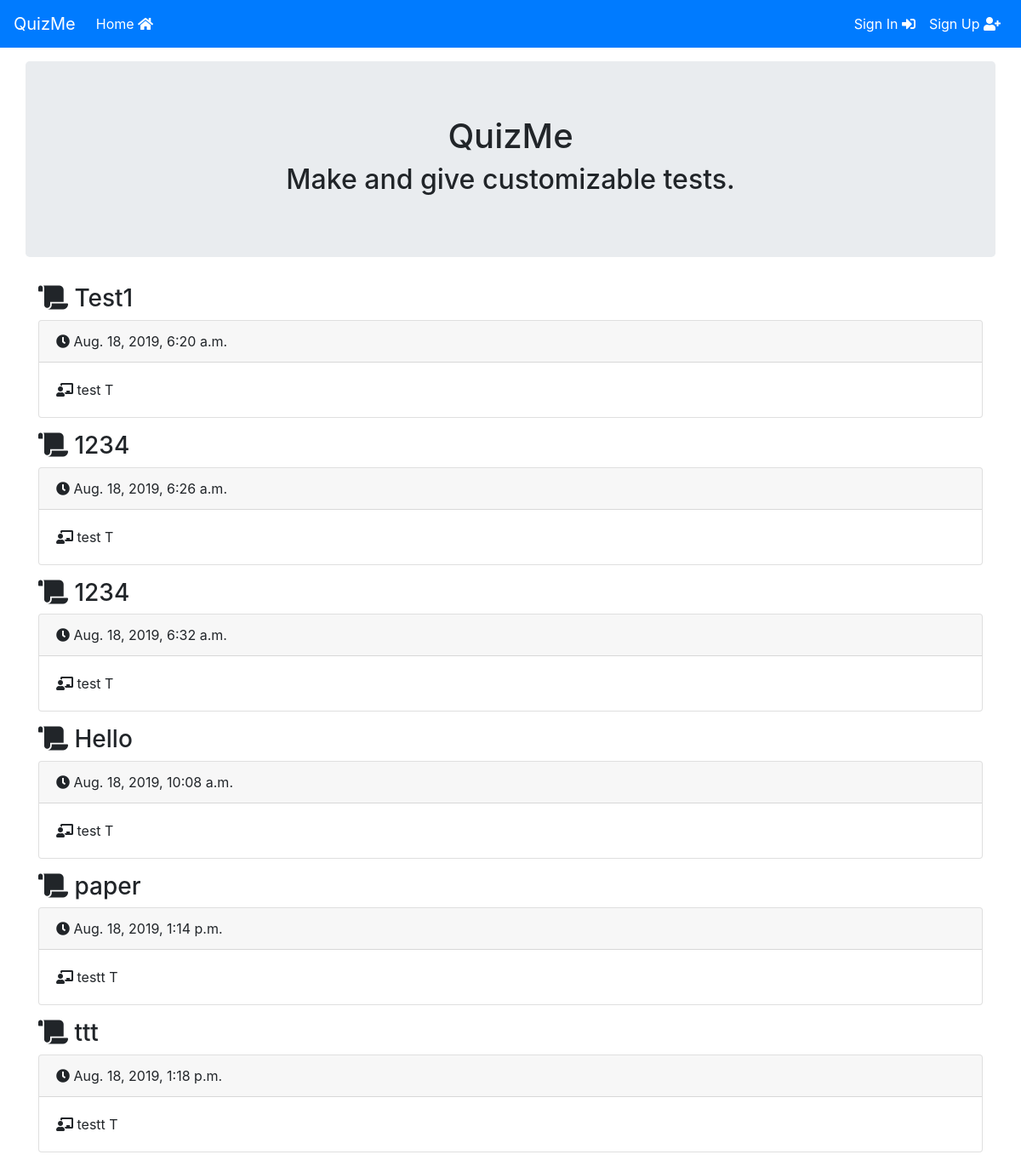
The app's page /, older data.
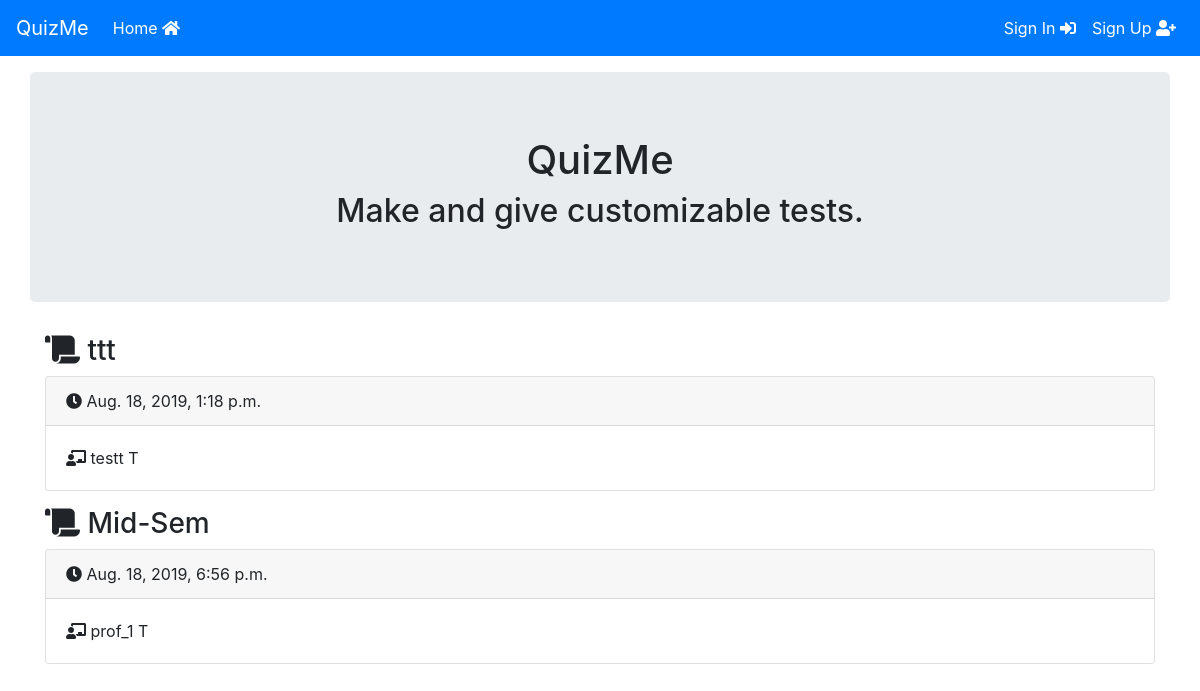
The same page, newer data.
### AdminTestPapers/models.py (models this page shows, shortened)
class QuestionPaper(models.Model):
  teacher = models.ForeignKey(SiteUser, on_delete = models.CASCADE,default = None)
  pub_date = models.DateTimeField('date published')
  title_text = models.CharField(max_length = 100)

class SiteUser(models.Model):
  user_type_choices = [
    ("T","Teacher"),
    ("S","Student"),
  ]
  user = models.OneToOneField(User, on_delete = models.CASCADE, related_name='profile')
  user_type = models.CharField(max_length = 1, choices = user_type_choices,default = "S",blank = False)
  def __str__(self):
    return '%s %s' % (self.user.username, self.user_type)

### AdminTestPapers/views.py (the view)
# urls.py: path("", views.home, name="home"),
def home(request):
    papers = QuestionPaper.objects.order_by("pub_date")[:10]
    return render(request,'home.html', {'papers': papers})

### AdminTestPapers/templates/home.html
{% extends "base.html" %}
{% block content%}
  <div class="container-fluid">
    <div class="jumbotron text-center">
      <h1>QuizMe</h1>
      <h2>Make and give customizable tests.</h2>
    </div>
  </div>
  {% for paper in papers%}
    <div class="container mt-3 mb-3">
      <h3><i class="fas fa-scroll"></i> {{paper.title_text}}</h3>
      <div class="card">
        <div class="card-header"><i class="fas fa-clock"></i> {{paper.pub_date}}</div>
        <div class="card-body"><i class="fas fa-chalkboard-teacher"></i> {{paper.teacher}}</div>
      </div>
    </div>
  {% endfor %}
{% endblock %}

Row changes from the older to the newer data that the page shows:
removed QuestionPaper: title_text "Test1", pub_date "Aug. 18, 2019, 6:20 a.m.", teacher "test T"
removed QuestionPaper: title_text "1234", pub_date "Aug. 18, 2019, 6:26 a.m.", teacher "test T"
removed QuestionPaper: title_text "1234", pub_date "Aug. 18, 2019, 6:32 a.m.", teacher "test T"
removed QuestionPaper: title_text "Hello", pub_date "Aug. 18, 2019, 10:08 a.m.", teacher "test T"
removed QuestionPaper: title_text "paper", pub_date "Aug. 18, 2019, 1:14 p.m.", teacher "testt T"
added QuestionPaper: title_text "Mid-Sem", pub_date "Aug. 18, 2019, 6:56 p.m.", teacher "prof_1 T"
